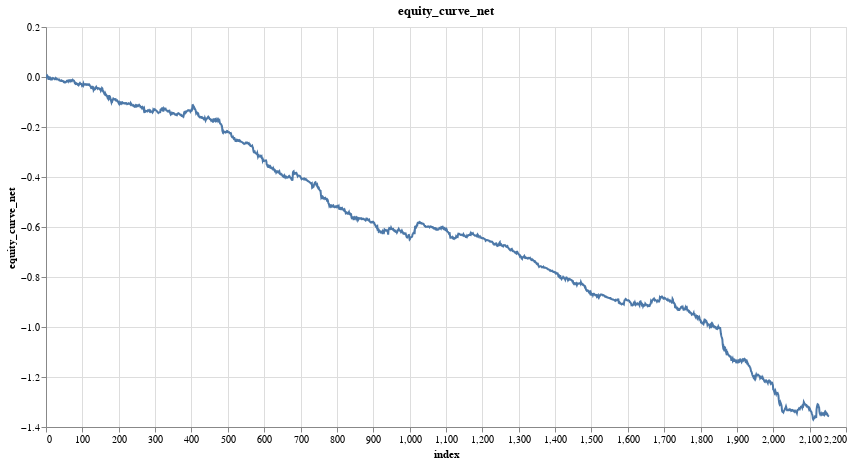

This figure's notebook cell:
### Code cell
research.plot_column(model_trades, 'equity_curve_net')

### Figure 1 — Vega specification as saved in the notebook (floating-point values rounded to 4 significant figures; data arrays with more than 128 entries replaced by an {"elided": "..."} marker saying what was removed)
{"$schema": "https://vega.github.io/schema/vega/v5.json", "data": [{"name": "param_7_store"}, {"name": "source_0", "values": {"elided": "2153 records"}}, {"name": "source_0_x_domain_index", "values": [{"min": 0, "max": 2152}]}, {"name": "source_0_y_domain_equity_curve_net", "values": [{"min": -1.37, "max": 0.006429}]}], "signals": [{"name": "unit", "value": {}, "on": [{"events": "pointermove", "update": "isTuple(group()) ? group() : unit"}]}, {"name": "param_7", "update": "vlSelectionResolve(\"param_7_store\", \"union\")"}, {"name": "param_7_index", "on": [{"events": [{"source": "view", "type": "dblclick"}], "update": "null"}, {"events": {"signal": "param_7_translate_delta"}, "update": "panLinear(param_7_translate_anchor.extent_x, -param_7_translate_delta.x / width)"}, {"events": {"signal": "param_7_zoom_delta"}, "update": "zoomLinear(domain(\"x\"), param_7_zoom_anchor.x, param_7_zoom_delta)"}]}, {"name": "param_7_equity_curve_net", "on": [{"events": [{"source": "view", "type": "dblclick"}], "update": "null"}, {"events": {"signal": "param_7_translate_delta"}, "update": "panLinear(param_7_translate_anchor.extent_y, param_7_translate_delta.y / height)"}, {"events": {"signal": "param_7_zoom_delta"}, "update": "zoomLinear(domain(\"y\"), param_7_zoom_anchor.y, param_7_zoom_delta)"}]}, {"name": "param_7_tuple", "on": [{"events": [{"signal": "param_7_index || param_7_equity_curve_net"}], "update": "param_7_index && param_7_equity_curve_net ? {unit: \"\", fields: param_7_tuple_fields, values: [param_7_index,param_7_equity_curve_net]} : null"}]}, {"name": "param_7_tuple_fields", "value": [{"field": "index", "channel": "x", "type": "R"}, {"field": "equity_curve_net", "channel": "y", "type": "R"}]}, {"name": "param_7_translate_anchor", "value": {}, "on": [{"events": [{"source": "scope", "type": "pointerdown"}], "update": "{x: x(unit), y: y(unit), extent_x: domain(\"x\"), extent_y: domain(\"y\")}"}]}, {"name": "param_7_translate_delta", "value": {}, "on": [{"events": [{"source": "window", "between": [{"source": "scope", "type": "pointerdown"}, {"source": "window", "type": "pointerup"}], "type": "pointermove", "consume": true}], "update": "{x: param_7_translate_anchor.x - x(unit), y: param_7_translate_anchor.y - y(unit)}"}]}, {"name": "param_7_zoom_anchor", "on": [{"events": [{"source": "scope", "type": "wheel", "consume": true}], "update": "{x: invert(\"x\", x(unit)), y: invert(\"y\", y(unit))}"}]}, {"name": "param_7_zoom_delta", "on": [{"events": [{"source": "scope", "type": "wheel", "consume": true}], "update": "pow(1.001, event.deltaY * pow(16, event.deltaMode))", "force": true}]}, {"name": "param_7_modify", "on": [{"events": {"signal": "param_7_tuple"}, "update": "modify(\"param_7_store\", param_7_tuple, true)"}]}], "marks": [{"type": "line", "name": "marks", "from": {"data": "source_0"}, "sort": {"field": "x"}, "encode": {"update": {"x": {"field": "index", "scale": "x"}, "defined": {"signal": "isValid(datum[\"index\"]) && isFinite(+datum[\"index\"]) && isValid(datum[\"equity_curve_net\"]) && isFinite(+datum[\"equity_curve_net\"])"}, "y": {"field": "equity_curve_net", "scale": "y"}, "stroke": {"value": "#4c78a8"}, "tooltip": {"signal": "{\"index\": format(datum[\"index\"], \"\"), \"equity_curve_net\": format(datum[\"equity_curve_net\"], \"\")}"}}}, "style": ["line"], "interactive": true, "clip": true}], "scales": [{"name": "x", "type": "linear", "domain": [{"signal": "(data(\"source_0_x_domain_index\")[0] || {}).min"}, {"signal": "(data(\"source_0_x_domain_index\")[0] || {}).max"}], "range": [0, {"signal": "width"}], "nice": true, "zero": false, "domainRaw": {"signal": "param_7[\"index\"]"}}, {"name": "y", "type": "linear", "domain": [{"signal": "(data(\"source_0_y_domain_equity_curve_net\")[0] || {}).min"}, {"signal": "(data(\"source_0_y_domain_equity_curve_net\")[0] || {}).max"}], "range": [{"signal": "height"}, 0], "domainRaw": {"signal": "param_7[\"equity_curve_net\"]"}, "nice": true, "zero": true}], "axes": [{"scale": "x", "tickCount": {"signal": "ceil(width/40)"}, "zindex": 0, "grid": true, "aria": false, "ticks": false, "orient": "bottom", "maxExtent": 0, "domain": false, "gridScale": "y", "minExtent": 0, "labels": false}, {"scale": "y", "maxExtent": 0, "labels": false, "orient": "left", "minExtent": 0, "ticks": false, "grid": true, "zindex": 0, "tickCount": {"signal": "ceil(height/40)"}, "gridScale": "x", "aria": false, "domain": false}, {"scale": "x", "labelFlush": true, "labelOverlap": true, "zindex": 0, "grid": false, "orient": "bottom", "tickCount": {"signal": "ceil(width/40)"}, "title": "index"}, {"scale": "y", "grid": false, "labelOverlap": true, "tickCount": {"signal": "ceil(height/40)"}, "zindex": 0, "orient": "left", "title": "equity_curve_net"}], "title": {"text": "equity_curve_net", "frame": "group"}, "style": "cell", "padding": 5, "background": "white", "width": 800, "height": 400}
